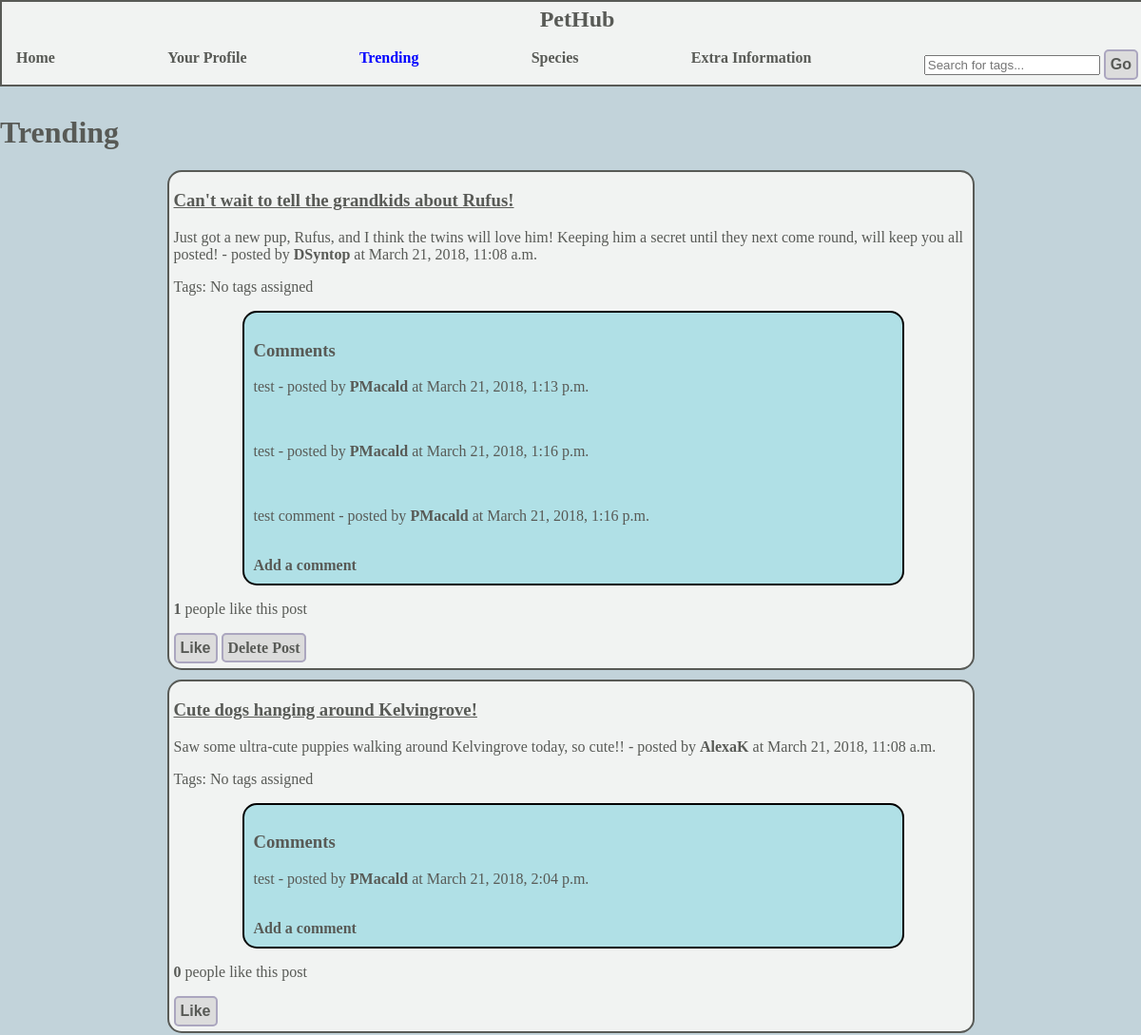
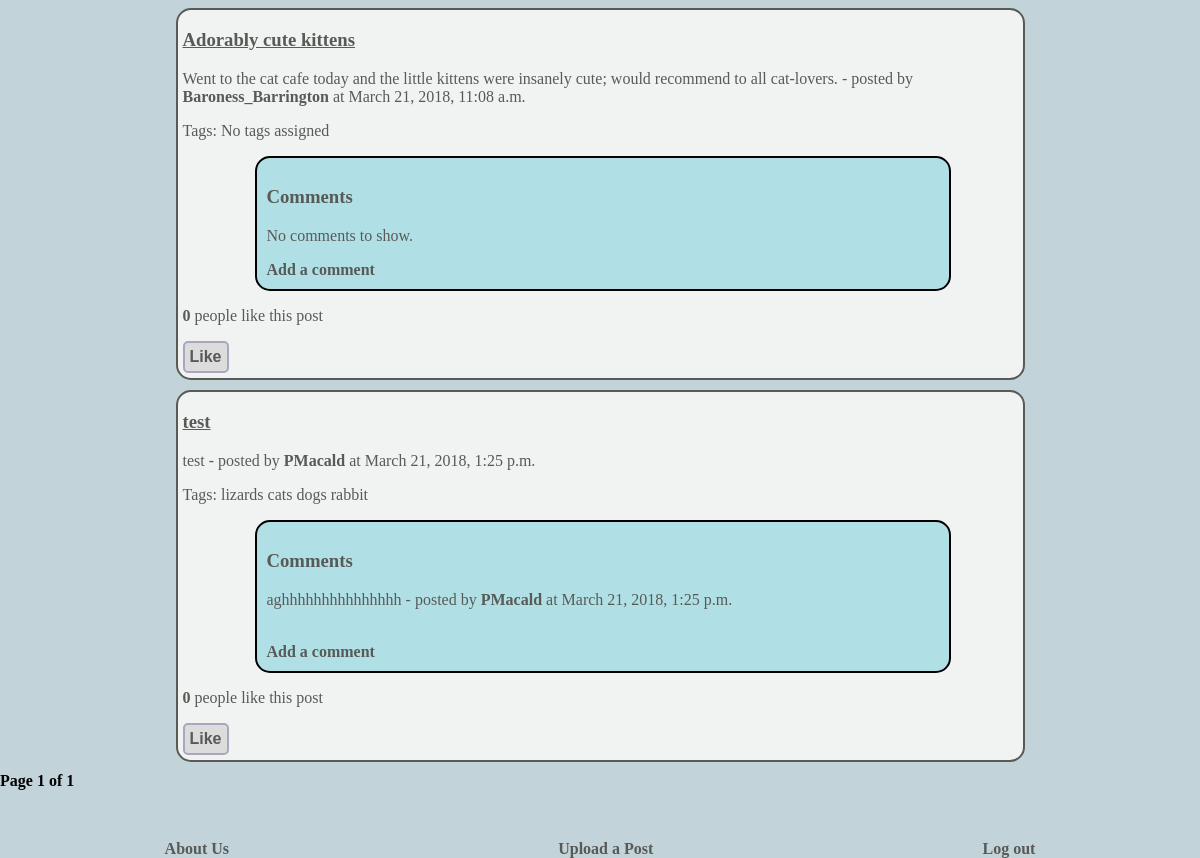
Before: /pethub/trending/?page=2 (signed in) with the older database file (2 pictures, top to bottom).
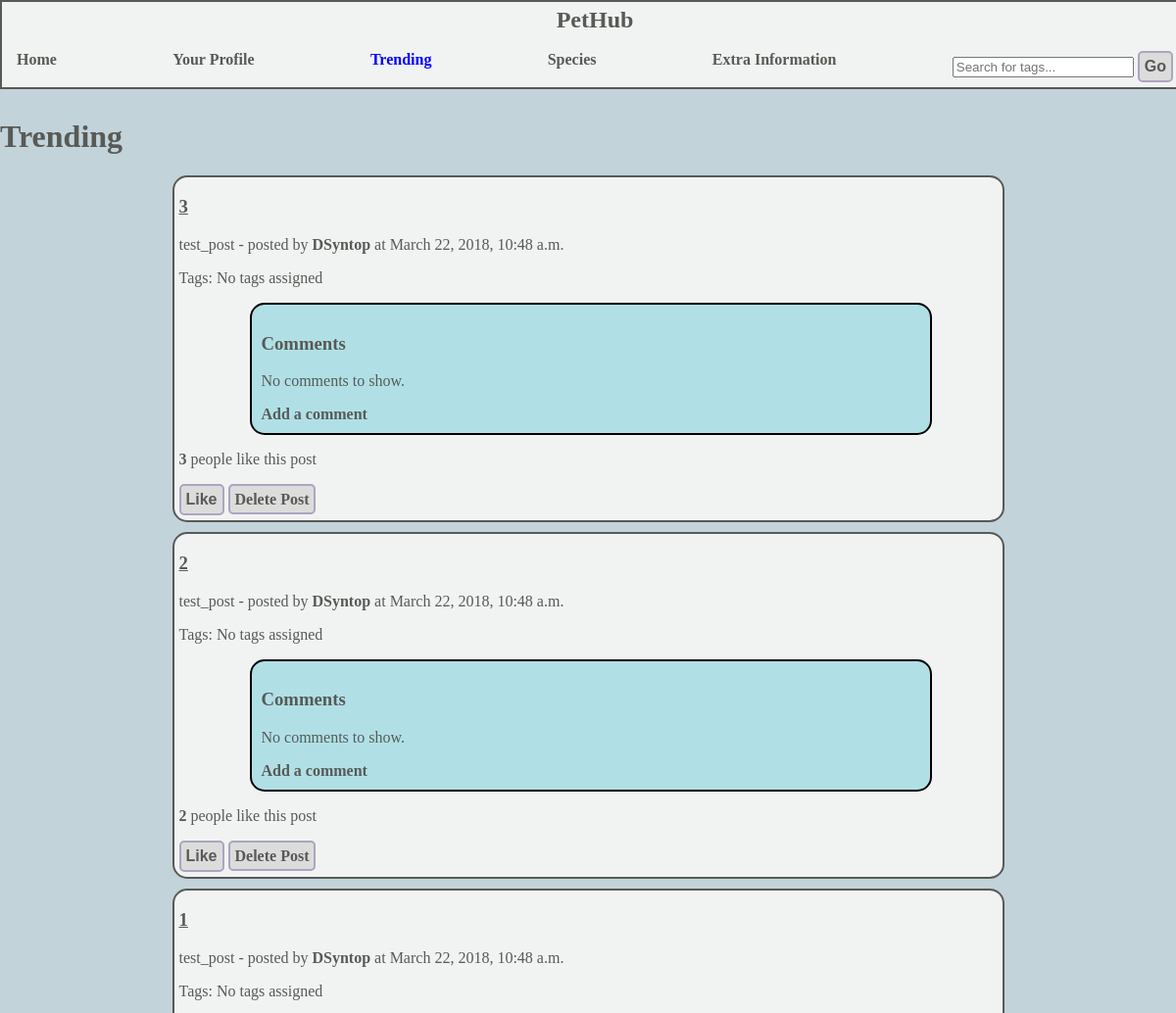
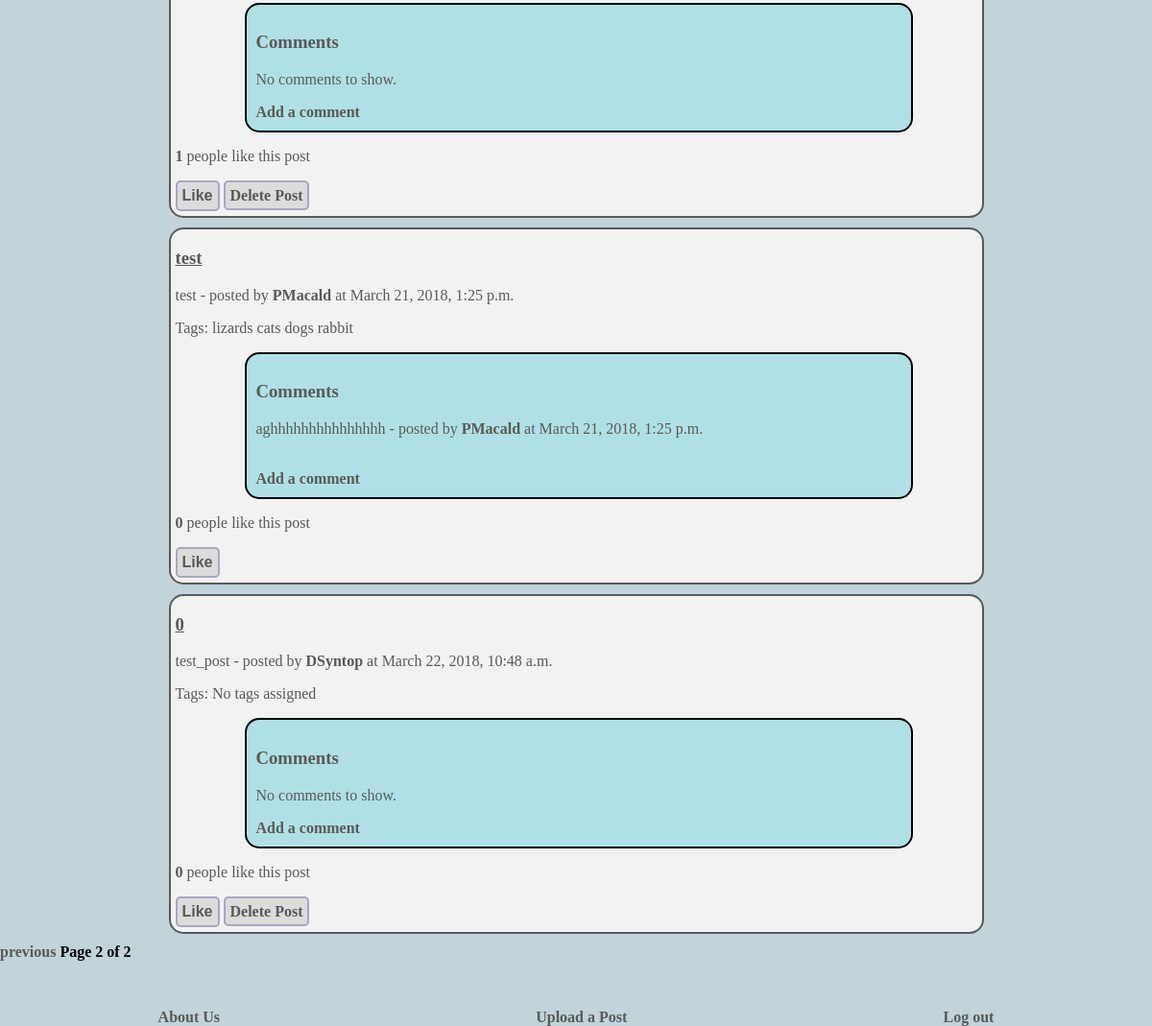
After: the same page with the newer database file (2 pictures, top to bottom).
### pethub/models.py (models this page shows, shortened)
class Post(models.Model):
    title = models.CharField(max_length=100, default="")
    likes = models.IntegerField(default=0)
    liked_users =  models.ManyToManyField(User, related_name="liked",default=None)
    description = models.CharField(max_length=300,default="")
    picture = models.ImageField(upload_to="post_images",blank=True)
    upload_date = models.DateTimeField(auto_now_add=True)
    tags = TaggableManager(blank=True)
    user = models.ForeignKey(User, null=True)

class Comment(models.Model):
    comment_text = models.CharField(max_length=100, default="")
    upload_date = models.DateTimeField(auto_now_add=True)
    user = models.ForeignKey(User, null=True)
    post = models.ForeignKey(Post, null=True, related_name = "comments")

### pethub/views.py (the view)
@login_required
def trending(request):
    posts = Post.objects.order_by('-likes')
    post_list = paginate(posts, request)
    response = render(request, 'pethub/trending.html', {'post_list' : post_list})
    return response

### pethub/views.py (called while the page is built)
def paginate(posts, request):
    paginator = Paginator(posts,20)
    page = request.GET.get('page')
    try:
        post_list = paginator.page(page)
    except PageNotAnInteger:
        post_list = paginator.page(1)
    except EmptyPage:
        post_list = paginator.page(paginator.num_pages)
    return post_list

### templates/pethub/trending.html (shortened to what this page needs)
{% extends "pethub/base.html" %}
{% load staticfiles %}
{% block body_block %}
<h1>Trending</h1>
{% endblock %}

### templates/pethub/base.html (shortened to what this page needs)
<!DOCTYPE html>
{% load staticfiles %}
<html>
	<head>
			<link rel="stylesheet" type="text/css" href="{% static 'css/styles.css' %}" />
		</head>
		<body>
			<div id="navbar">
				<a href="{% url 'index' %}">
						<h2>PetHub</h2>
				</a>
				<div id="navbarLinks">
					<div>
						<a href="{% url 'index'%}">Home</a>
					</div>
					<div>
					{% if user.is_authenticated %}
						<a href="{% url 'user_profile' %}{{ request.user.username }}">Your Profile</a>
					{% else %}
						<a href="{% url 'login'%}">Log in/Register</a>
					{% endif %}
					</div>
					<div>
						<a href="{% url 'trending'%}">Trending</a>
					</div>
					<div>
						<a href="{% url 'species'%}">Species</a>
					</div>
					<div>
						<a href="{% url 'extra-information'%}">Extra Information</a>
					</div>
					<div>
					<form type="GET" action="{% url 'search' %}">
					  <input placeholder="Search for tags..." type="text" name="search_term">
					  <button id="search_submit" type="submit" >Go</button>
					</form>
				</div>
				</div>
			</div>
	<div class="main">
	{% block body_block %}
	{% endblock %}
	{% if post_list %}
		{% for post in post_list %}
			<div class="post_container">
				<div class="post_title">
					<h3>{{post.title}}</h3>
				</div>
			<div class="post_description"/>
				<p>{{post.description}} - posted by <a href="{% url 'user_profile' %}{{ post.user.username }}">{{post.user.username}}</a> at {{post.upload_date}}</p>
			</div>
			<div class="post_tags">
				<p>Tags:
								{% if not post.tags.all %}
									No tags assigned
								{% else %}
									{% for tag in post.tags.all %}
											{{ tag.name }}
									{% endfor %}
								{% endif %}
				</p>
			</div>
					<div class="comments_container">
					<h3>Comments</h3>
						{% if post.comments.all %}
							{% for comment in post.comments.all %}
								<p>{{comment.comment_text}} - posted by <a href="{% url 'user_profile' %}{{ comment.user.username }}">{{comment.user.username}}</a> at {{comment.upload_date}}</p></br>
							{% endfor %}
						{% else %}
							<p>No comments to show.</p>
						{% endif %}
						<a href="{% url 'add_comment' %}{{ post.id }}">Add a comment</a>
					</div>
					<div class="post_likes">
						<p>
							<strong class="like_count" data-postid="{{post.id}}">{{post.likes}}</strong> people like this post
						</p>
					</div>
						{% if user.is_authenticated %}
							<button class="likes-button" data-postid="{{post.id}}"
																	class="btn btn-primary btn-sm" type="button">Like</button>
						{% endif %}
						{% if request.user == post.user %}
							<a id="delete_link" class="button_link" href="{% url 'delete_post' post.id %}">Delete Post</a>
						{% endif %}
					</div>
		{% endfor %}
		<div class="pages_holder">
			{% if post_list.has_previous %}
				<a href="?page={{ post_list.previous_page_number }}">previous</a>
			{% endif %}
			<strong>Page {{ post_list.number }} of {{ post_list.paginator.num_pages }}</strong>
		</div>
	{% endif %}
			<div id="bottomBarContainer">
				<div>
					<a href="{% url 'about-us'%}" >About Us </a>
				</div>
			{% if user.is_authenticated %}
				<div>
					<a href="{% url 'post-upload'%}" >Upload a Post</a>
				</div>
				<div>
					<a href="{% url 'logout'%}" >Log out</a>
				</div>
			{% endif %}
			</div>
		</body>
	</html>

Changed rows visible on the page:
no longer on this page (row edited): Post: title "Can't wait to tell the grandkids about Rufus!", description "Just got a new pup, Rufus, and I think the twins will love him! Keeping him a secret until they next come round, will keep you all posted!", user.username "DSyntop", upload_date "March 21, 2018, 11:08 a.m.", shows "No tags assigned", likes "1", shows "Delete Post"
no longer on this page (row unchanged): Comment: comment_text "test", user.username "PMacald", upload_date "March 21, 2018, 1:13 p.m.", shown under "Can't wait to tell the grandkids about Rufus!"
no longer on this page (row unchanged): Comment: comment_text "test", user.username "PMacald", upload_date "March 21, 2018, 1:16 p.m.", shown under "Can't wait to tell the grandkids about Rufus!"
no longer on this page (row unchanged): Comment: comment_text "test comment", user.username "PMacald", upload_date "March 21, 2018, 1:16 p.m.", shown under "Can't wait to tell the grandkids about Rufus!"
no longer on this page (row edited): Post: title "Cute dogs hanging around Kelvingrove!", description "Saw some ultra-cute puppies walking around Kelvingrove today, so cute!!", user.username "AlexaK", upload_date "March 21, 2018, 11:08 a.m.", shows "No tags assigned", likes "0"
no longer on this page (row unchanged): Comment: comment_text "test", user.username "PMacald", upload_date "March 21, 2018, 2:04 p.m.", shown under "Cute dogs hanging around Kelvingrove!"
no longer on this page (row edited): Post: title "Adorably cute kittens", description "Went to the cat cafe today and the little kittens were insanely cute; would recommend to all cat-lovers.", user.username "Baroness_Barrington", upload_date "March 21, 2018, 11:08 a.m.", shows "No tags assigned", shows "No comments to show.", likes "0"
added Post: title "3", description "test_post", user.username "DSyntop", upload_date "March 22, 2018, 10:48 a.m.", shows "No tags assigned", shows "No comments to show.", likes "3", shows "Delete Post"
added Post: title "2", description "test_post", user.username "DSyntop", upload_date "March 22, 2018, 10:48 a.m.", shows "No tags assigned", shows "No comments to show.", likes "2", shows "Delete Post"
added Post: title "1", description "test_post", user.username "DSyntop", upload_date "March 22, 2018, 10:48 a.m.", shows "No tags assigned", shows "No comments to show.", likes "1", shows "Delete Post"
added Post: title "0", description "test_post", user.username "DSyntop", upload_date "March 22, 2018, 10:48 a.m.", shows "No tags assigned", shows "No comments to show.", likes "0", shows "Delete Post"
Other visible differences:
{{ post_list.number }}: "1" → "2"
{{ post_list.paginator.num_pages }}: "1" → "2"
text now shown: "previous"
